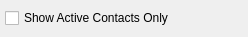
<?xml version="1.0" encoding="UTF-8"?>
<ui version="4.0">
 <comment>This file is part of the xTuple ERP: PostBooks Edition, a free and
open source Enterprise Resource Planning software suite,
Copyright (c) 1999-2011 by OpenMFG LLC, d/b/a xTuple.
It is licensed to you under the Common Public Attribution License
version 1.0, the full text of which (including xTuple-specific Exhibits)
is available at www.xtuple.com/CPAL.  By using this software, you agree
to be bound by its terms.</comment>
 <class>contacts</class>
 <widget class="QWidget" name="contacts">
  <property name="geometry">
   <rect>
    <x>0</x>
    <y>0</y>
    <width>248</width>
    <height>37</height>
   </rect>
  </property>
  <property name="windowTitle">
   <string>List Contacts</string>
  </property>
  <layout class="QGridLayout" name="gridLayout">
   <item row="0" column="0">
    <widget class="XCheckBox" name="_activeOnly">
     <property name="text">
      <string>Show Active Contacts Only</string>
     </property>
    </widget>
   </item>
  </layout>
 </widget>
 <layoutdefault spacing="5" margin="5"/>
 <pixmapfunction>qPixmapFromMimeSource</pixmapfunction>
 <customwidgets>
  <customwidget>
   <class>XCheckBox</class>
   <extends>QCheckBox</extends>
   <header>xcheckbox.h</header>
  </customwidget>
 </customwidgets>
 <resources/>
 <connections/>
</ui>
